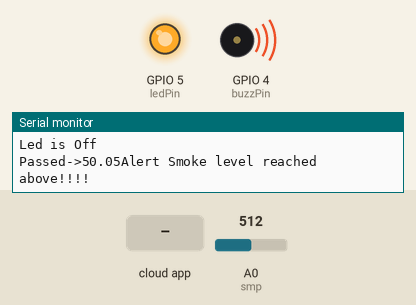
Recording of a sketch running on a simulated ESP8266 (NodeMCU). Shown: output pins drawn as LEDs (lit = HIGH), buzzer (waves = sounding, pin HIGH), the last lines printed to the serial monitor. The test bench sets the inputs (shaded band); at power-on: A0 (smp) = 512. WiFi joins after 1.5 s; servers stay silent unless stated; the Firebase database answers and starts empty.

Above: at 2.7 s.
2.8 s: the phone or cloud app sets value to 1
At 3.6 s:
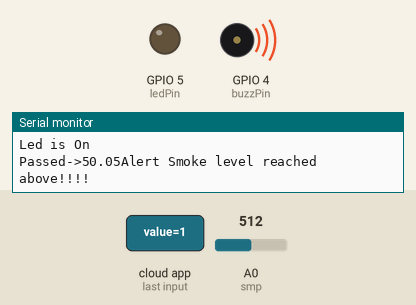
4.4 s: A0 (smp) set to 172
6.9 s: A0 (smp) set to 146
At 9.6 s:
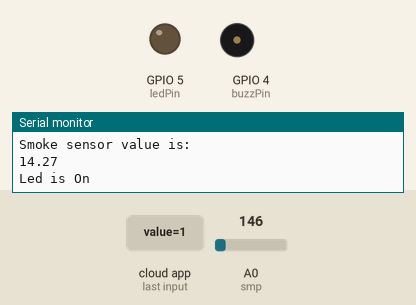
11.1 s: A0 (smp) set to 306
At 12.7 s:
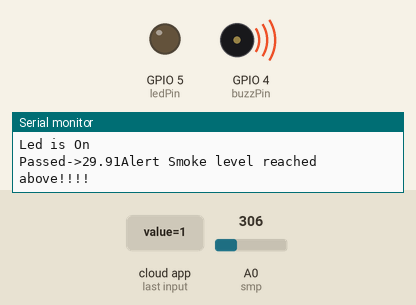
13.7 s: A0 (smp) set to 122
At 15.9 s:
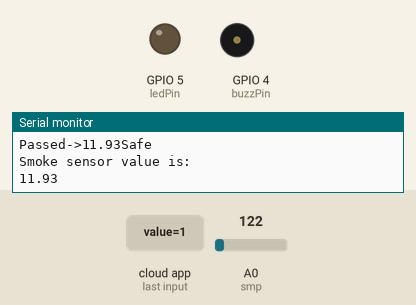
Timing chart, 0 to 17.3 s (numbered marks = the images above; inputs shaded):
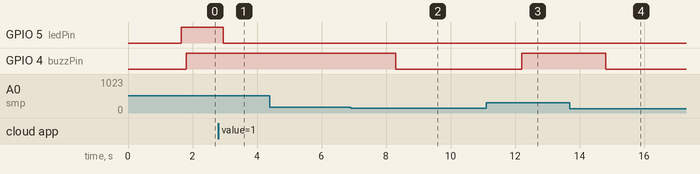

Measured:
- the behaviour switches between 164 and 163 on A0 (smp) (found by bisection; images 1 and 2)
- after the input at 2.8 s, GPIO 5 (ledPin): HIGH → LOW after 0.15 s
- after the input at 6.9 s, GPIO 4 (buzzPin): HIGH → LOW after 1.4 s
- after the input at 11.1 s, GPIO 4 (buzzPin): LOW → HIGH after 1.1 s
- after the input at 13.7 s, GPIO 4 (buzzPin): HIGH → LOW after 1.1 s

The sketch:

smokeLedBuzzer1.ino
```cpp
#include <ESP8266WiFi.h>
#include "FirebaseESP8266.h"

////////////////////////////////////////////ENTER DETAILS HERE//////////////////////////////////////
#define WIFI_SSID "ssid"
#define WIFI_PASSWORD "password"
#define FIREBASE_HOST "firebaseURL.com"
#define FIREBASE_AUTH "database secret key"
////////////////////////////////////////////////////////////////////////////////////////////////////


FirebaseData firebaseData;

int smp = A0;
int ledPin = 5;
int buzzPin = 4;


void setup() {

Serial.begin(115200);
    WiFi.begin(WIFI_SSID, WIFI_PASSWORD);
  Serial.print("Connecting to Wi-Fi");

   while (WiFi.status() != WL_CONNECTED)
  {
    Serial.print(".");
    delay(300);
  }
  Serial.println();
  Serial.print("Connected with IP: ");
  Serial.println(WiFi.localIP());
  Serial.println();
    Firebase.begin(FIREBASE_HOST, FIREBASE_AUTH);
  Firebase.reconnectWiFi(true);

  //Set database read timeout to 1 minute (max 15 minutes)
  Firebase.setReadTimeout(firebaseData, 1000 * 60);

  pinMode(smp,INPUT);
  pinMode(ledPin,OUTPUT);
  pinMode(buzzPin,OUTPUT);

}

void loop() {

  float g = analogRead(smp);
  float value = (g/1023*100);

  Serial.println("Smoke sensor value is:");
  Serial.println(value);

   if (Firebase.getInt(firebaseData,"/value"))
    {
      int val = (firebaseData.intData());
      if (val == 1)
      {
        digitalWrite(ledPin,LOW);
        Serial.println("Led is On");
      }
      else{
        digitalWrite(ledPin, HIGH);
        Serial.println("Led is Off");
      }


    }

     if (Firebase.pushFloat(firebaseData,"/smoke",value))
    {
      Serial.print("Passed->"); Serial.print(value);


    }

  if (value >= 16){
    digitalWrite(buzzPin,HIGH);
    Serial.println("Alert Smoke level reached above!!!!");
  }else{
    digitalWrite(buzzPin,LOW);
    Serial.println("Safe");
  }

  delay(1000);
  // put your main code here, to run repeatedly:

}
```
